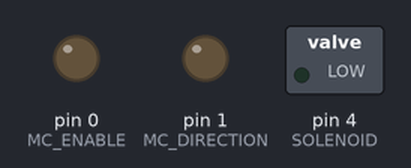
Bench run of a sketch on a simulated Arduino Uno, built with avr-gcc and run on an emulated ATmega328P. Shown: switched loads named in the sketch (green lamp = pin HIGH), output pins drawn as LEDs (lit = HIGH).

Above: at 0.1 s.
At 35.1 s:
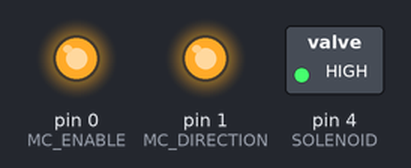
At 63.1 s:
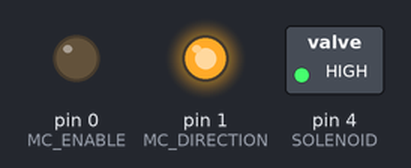
At 93.1 s:
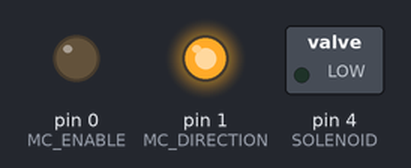
Timing chart, 0 to 94.6 s (numbered marks = the images above):
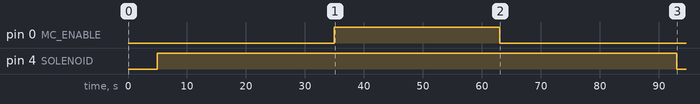

The sketch:

half_expand.ino
```cpp
#define MC_ENABLE 0
#define MC_DIRECTION 1
#define SOLENOID 4
#define START_WAIT 30000 //30 seconds
unsigned long seconds = 1000;
unsigned long duration = 28;
void setup() {
  pinMode(SOLENOID, OUTPUT);
  pinMode(MC_ENABLE, OUTPUT);
  pinMode(MC_DIRECTION, OUTPUT);
  delay(5000);
  expandBellows();

}

void loop() {

}

void expandBellows() {
  digitalWrite(SOLENOID, HIGH);
  delay(START_WAIT);
  unsigned long starttime = millis();
  unsigned long endtime = starttime;
  digitalWrite(MC_DIRECTION, HIGH);
  digitalWrite(MC_ENABLE, HIGH);
  while((endtime - starttime) <= seconds*duration) {
    endtime = millis();
  }
  digitalWrite(MC_ENABLE, LOW);
  delay(START_WAIT);
  digitalWrite(SOLENOID, LOW);
}
```
